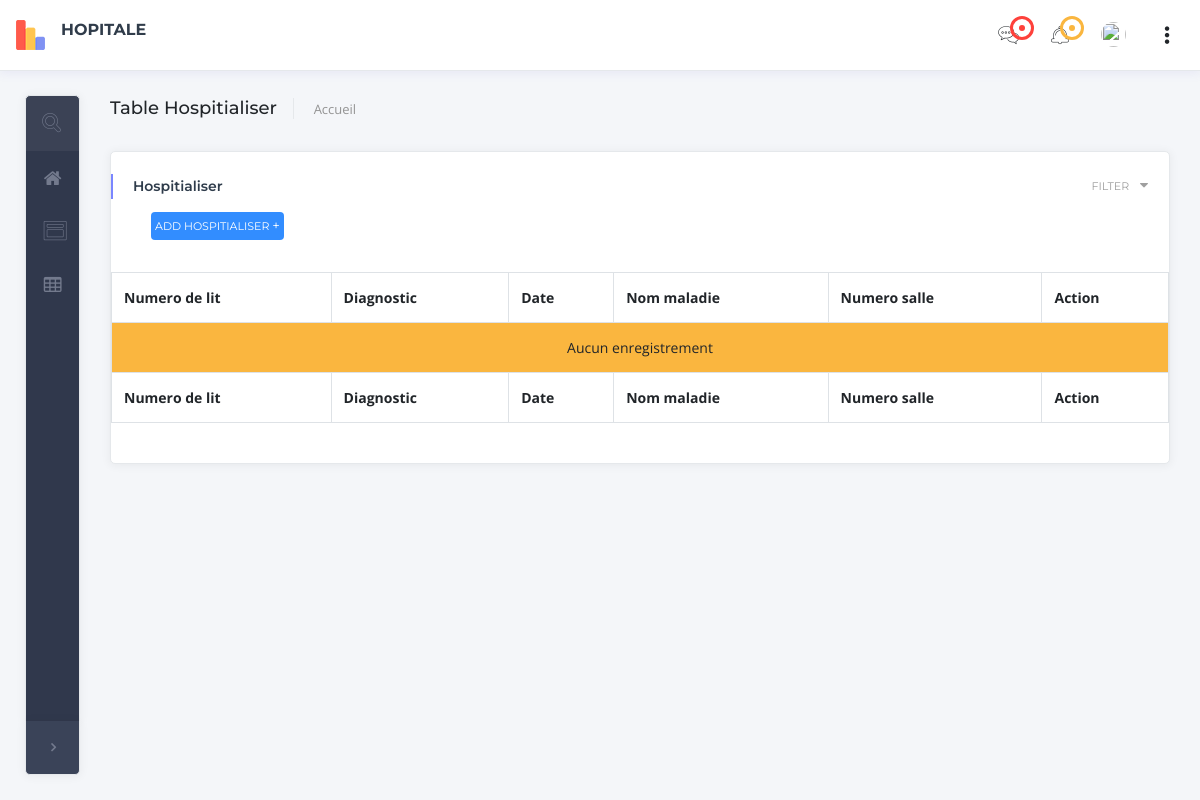
Before: /list_hospitialiser with the older database file.
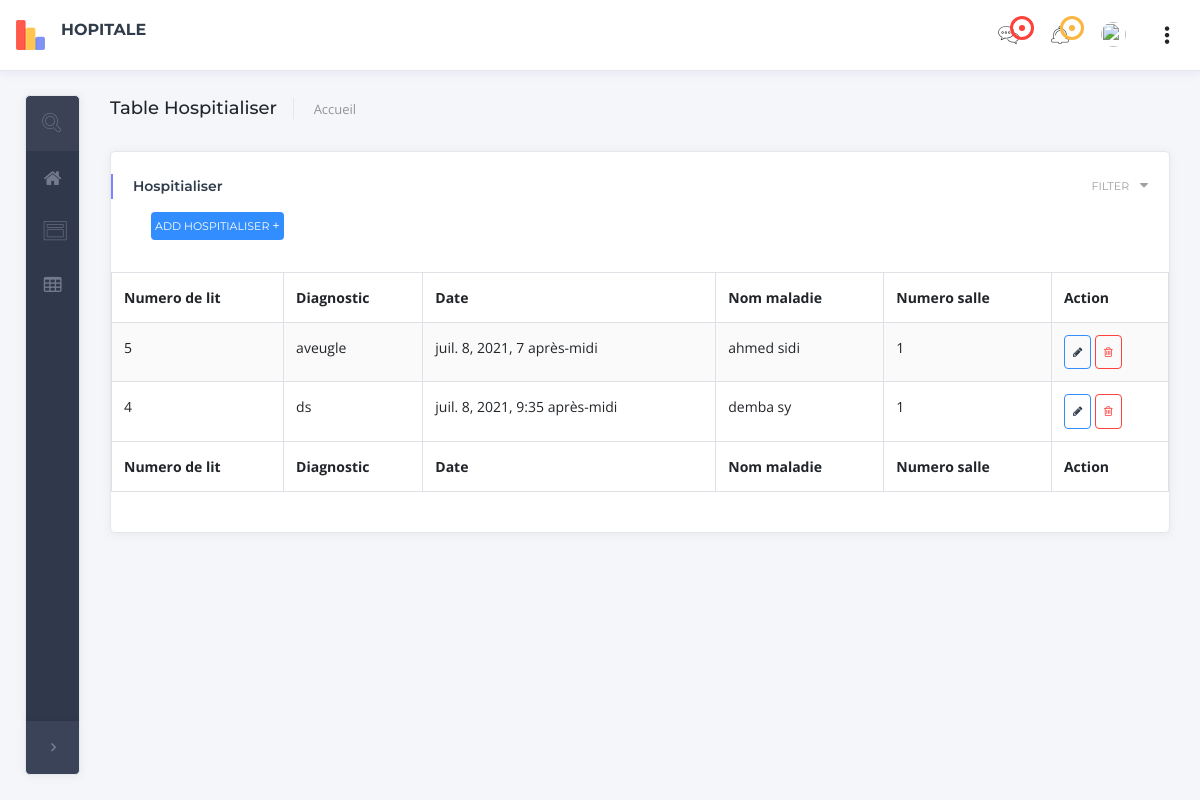
After: the same page with the newer database file.
### personne/models.py (models this page shows, shortened)
class Hospitaliser(models.Model):
    numero_lit = models.IntegerField()
    diagnostic = models.CharField(max_length=20)
    date=models.DateTimeField(default=timezone.now)
    nom_maladie = models.ForeignKey(Maladie, on_delete=models.CASCADE, related_name='hospitaliser_maladie')
    nom_salle = models.ForeignKey(Salle, on_delete=models.CASCADE, related_name='hospitaliser_salle',verbose_name='Numero salle')

class Personne(models.Model):
    num = models.IntegerField()
    nom = models.CharField(max_length=50)
    prenom = models.CharField(max_length=50)
    tel = models.IntegerField()
    adresse = models.CharField(max_length=50)

class Salle(models.Model):
    numero_salle= models.IntegerField()
    nom_service = models.ForeignKey(Service, on_delete=models.CASCADE, related_name='salle_service')
    nom_infermier = models.ForeignKey(Infermier, on_delete=models.CASCADE, related_name='salle_infermier')
    def __str__(self):
        return '%s' % (self.numero_salle)

### personne/views.py (the view)
# urls.py: path('list_hospitialiser',views.list_hospitialiser,name='list_hospitialiser'),
def list_hospitialiser(request):
    hospitialisers= Hospitaliser.objects.all()
    context={
        'hospitialisers':hospitialisers,
    }
    return render(request, 'list_hospitialiser.html', context)

### personne/models.py (called while the page is built)
    def __str__(self):
        return '{} {}'.format(self.prenom, self.nom)

### personne/templates/list_hospitialiser.html (shortened to what the changed rows need)
{% extends 'base.html'%}
{% block content %}
{% load crispy_forms_tags %}
<div class="content-wrapper">
        <div class="container-fluid">
            <div class="row">
                <div class="col-xl-12">
                    <div class="card card-shadow mb-4">
                        <div class="card-body- pt-3 pb-4">
                            <div class="table-responsive">
                                <table id="data_table" class="table table-bordered table-striped" cellspacing="0">
                                    <thead>
                                    <tr>
                                        <th>Numero de lit </th>
                                        <th>Diagnostic</th>
                                        <th>Date</th>
                                        <th>Nom maladie</th>
                                         <th>Numero salle </th>
                                        <th>Action</th>
                                    </tr>
                                    </thead>
                                    <tfoot>
                                    <tr>
                                        <th>Numero de lit </th>
                                        <th>Diagnostic</th>
                                        <th>Date</th>
                                        <th>Nom maladie</th>
                                         <th>Numero salle </th>
                                        <th>Action</th>
                                    </tr>
                                    </tfoot>
                                    <tbody>
                                    {% for  list in hospitialisers  %}
                                    <tr>
                                        <td>{{ list.numero_lit }}</td>
                                        <td>{{ list.diagnostic }}</td>
                                        <td>{{ list.date }}</td>
                                        <td>{{ list.nom_maladie}}</td>
                                        <td>{{ list.nom_salle}}</td>
                                         <td>
                                              <a class="text-dark btn btn-outline-primary p-2 btn-md" href="{% url 'personne:update_hospitialiser' list.id %}"  title="Modifier "><i class="fa fa-pencil" aria-hidden="true"></i></a>
                                             <a class="btn btn-outline-danger p-2 btn-md " href="{% url 'personne:delete_hospitialiser' list.id %}" title="Supprimer " >  <i class="fa fa-trash-o" aria-hidden="true"></i>  </a>
                                         </td>
                                    </tr>
                                  {% empty %}
                                      <tr>
                                        <td colspan="7" class="text-center bg-warning "> Aucun enregistrement</td>
                                    </tr>
                                 {% endfor %}
                                    </tbody>
                                </table>
                            </div>
                        </div>
                    </div>
                </div>
            </div>
        </div>
    </div>
{% endblock content %}

Changed rows visible on the page:
added Hospitaliser: numero_lit "5", diagnostic "aveugle", date "juil. 8, 2021, 7 après-midi", nom_maladie "ahmed sidi", nom_salle "1"
added Hospitaliser: numero_lit "4", diagnostic "ds", date "juil. 8, 2021, 9:35 après-midi", nom_maladie "demba sy", nom_salle "1"
Other visible differences:
text no longer shown: "Aucun enregistrement"
